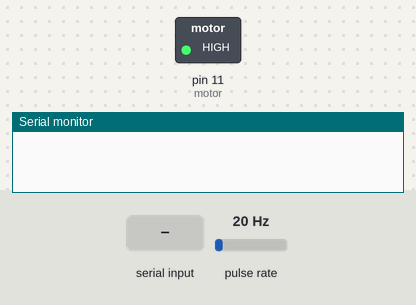
Recording of a sketch running on a simulated Arduino Uno, built with avr-gcc and run on an emulated ATmega328P. Parts: switched loads named in the sketch (green lamp = pin HIGH), the last lines printed to the serial monitor. Wiring (inferred from the names in the program): pulse sensor: data pin 2. The test bench sets the inputs (shaded band); at power-on: pulse rate 20 Hz.

Above: at 0.1 s.
At 3.2 s:
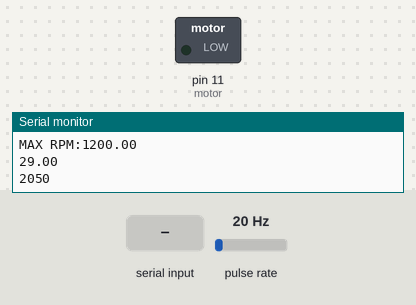
3.3 s: "90,45\n" received over Serial
Timing chart, 0 to 6.3 s (numbered marks = the images above; inputs shaded):
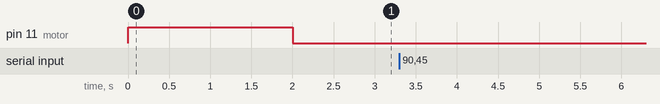

The sketch:

Project_Arduino.ino
```cpp
int sensorPin = 2;
unsigned long  start = 0;
unsigned long  prevmillis = 0;
unsigned long  prevmillis1 = 0;
unsigned long duration = 0;
unsigned long  start1 = 0;
unsigned long  prevmillis2 = 0;
unsigned long duration1 = 0;
long double a[8] = { -0.00000000000000004896076306, 0.0000000000001776535881, -0.0000000002544361229, 0.0000001818911868, -0.00006673336303, 0.01132983218, -0.4984069244, 0.0148070398};
//long double a[8]={-0.0000000000000001034462086,0.0000000000004050112469,-0.0000000006368041123,0.0000005110427375,-0.0002178751315,0.04573793917,-3.41972431,0.001592715736};
//long double b[5]={0.0000000001520883262,0.0000002351627109,-0.0003473543431,0.2014652198,-0.3950422092};
float rpm = 0;
float rrpm = 0;
float rrpm1, maxrpm;
float pwm = 0;
float pwm1 = 0;
const int motor = 11;
int i = 0;
int count = 0;
int diff = 0;
int f = 0;
//int min,max;
//int flag=0;
//int flag1=0;


void setup()
{
  pinMode(sensorPin, INPUT);
  Serial.begin(9600);
  prevmillis = 0;
  attachInterrupt(0, pin_ISR1, RISING);
  analogWrite(motor, 255);
  delay(2000);
  maxrpm = (60000000 / duration1);
  Serial.print("MAX RPM:");
  Serial.println(maxrpm);
  detachInterrupt(pin_ISR1);
  attachInterrupt(0, pin_ISR, RISING);
}


void loop()
{

  while (Serial.available())
  {
    rrpm = Serial.parseInt();
    rrpm1 = (maxrpm / 1020) * rrpm; //1.34=maxrpm of new motor/max rpm of my motor's rpm=1020
    if (rrpm1 == 0)
      pwm = 0;
    else
    {
      pwm = a[0];
      for (i = 1; i < 8; i++)
      {
        pwm = pwm * rrpm1 + a[i]; //use rrpm1 instead of rpm
      }
      if (pwm > 255)
        pwm = 255;
      else if (pwm < 20)
        pwm = 20;
    }
    Serial.println("START");
  }

  analogWrite(motor, pwm);


  //Serial.println("Required RPM: ");
  //Serial.print(rrpm);
  if (count == 1)
  { duration = ( micros() - prevmillis );
    prevmillis = micros();
    rpm = (60000000 / duration);
    //Serial.println("Current RPM: ");
    if(rpm<maxrpm)
    {
    Serial.println(rpm);
    //Serial.print("     ");
       Serial.print(millis());
       Serial.print("      ");
    }
    //Serial.println("PWM value: ");
    //Serial.println(pwm);
    count = 0;
  }


  if (rpm < maxrpm)
  {
    if (millis() - prevmillis1 > 400)
    {
      diff = abs(rrpm - rpm);
      if (rpm < rrpm - 5)
      { if (rpm > (maxrpm / 2))
        {
          if (diff < 10)
            pwm++;
          else if (diff > 10 && diff < 60)
            pwm += diff / 2.74;
          else
            pwm += diff / 2.74;
          if (pwm > 255)
            pwm = 255;
          //analogWrite(motor, pwm);
        }
        else
        {
          if (diff < 10)
            pwm++;
          else if (diff > 10 && diff < 60)
            pwm += diff / 8.91;
          else
            pwm += diff / 8.91;
          if (pwm > 255)
            pwm = 255;
          //analogWrite(motor, pwm);
        }
      }
      if (rpm > rrpm + 5)
      {
        if (rpm > (maxrpm / 2))
        {
          if (diff < 10)
            pwm--;
          else if (diff > 10 && diff < 60)
            pwm -= diff / 2.74;
          else
            pwm -= diff / 2.74;
          if (pwm < 20)
            pwm = 20;
        }
        else
        {
          if (diff < 10)
            pwm--;
          else if (diff > 10 && diff < 60)
            pwm -= diff / 8.91;
          else
            pwm -= diff / 8.91;
          if (pwm < 20)
            pwm = 20;
        }
      }
      prevmillis1 = millis();
    }
    //analogWrite(motor, pwm);


    if (rrpm == 0)
      pwm = 0;
  }
  // else
  //analogWrite(motor, pwm);

}
void pin_ISR1()
{
  duration1 = ( micros() - prevmillis2 );
  prevmillis2 = micros();
}

void pin_ISR()
{
  count = 1;
}
```
